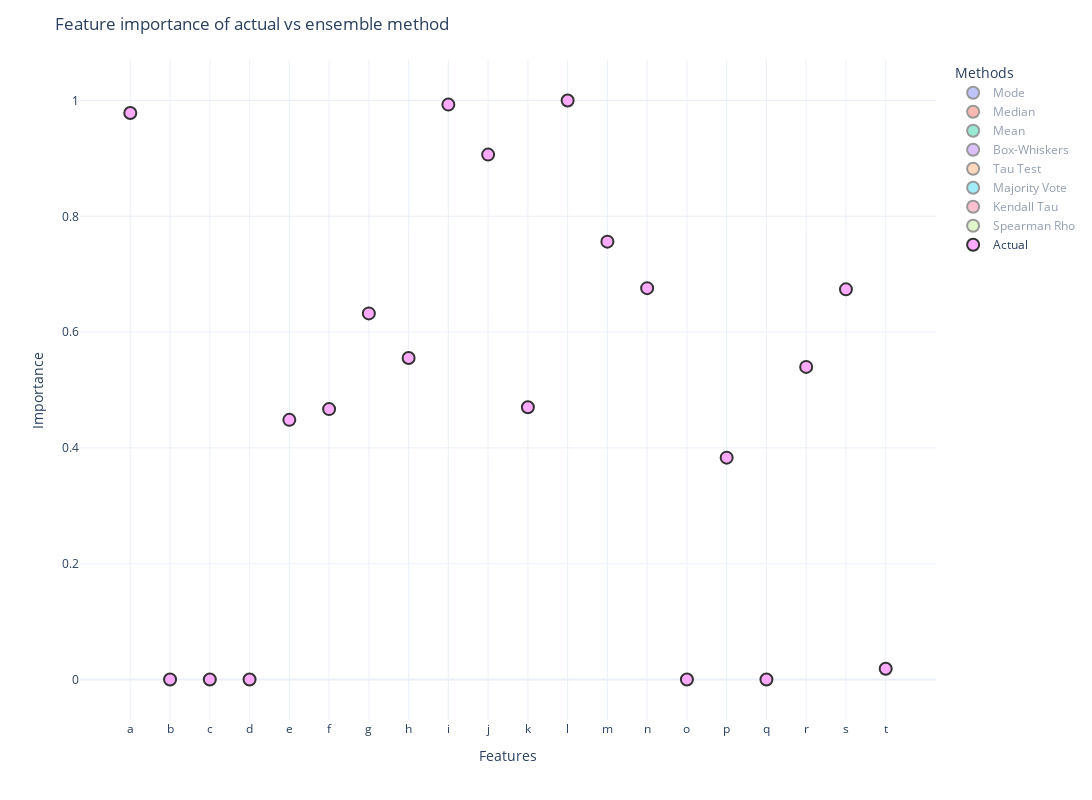

Here is the notebook cell this chart was saved with:
### Code cell
fig = px.scatter(df_results, x="Features", y="Importance", color="Methods")

fig.update_layout(
    template="plotly_white", title="Feature importance of actual vs ensemble method", width=1500, height=800,
)

fig.update_traces(marker=dict(size=12, line=dict(width=2, color="Black")), selector=dict(mode="markers"), opacity=0.8)

fig.write_html("results.html")
fig.show()

### Figure 1 — Plotly figure (JSON) as saved in the notebook; plotly's stock layout.template omitted (floating-point values rounded to 4 significant figures)
{"data": [{"hovertemplate": "Methods=Mode<br>Features=%{x}<br>Importance=%{y}<extra></extra>", "legendgroup": "Mode", "marker": {"color": "#636efa", "line": {"color": "Black", "width": 2}, "size": 12, "symbol": "circle"}, "mode": "markers", "name": "Mode", "opacity": 0.8, "showlegend": true, "type": "scatter", "visible": "legendonly", "x": ["a", "b", "c", "d", "e", "f", "g", "h", "i", "j", "k", "l", "m", "n", "o", "p", "q", "r", "s", "t"], "xaxis": "x", "y": [0, 0.1236, 0.04553, 0.11, 0.4371, 0.2479, 0.4718, 0.4456, 0, 1, 0.3045, 0, 0.5575, 0.5243, 0.02007, 0.2634, 0.006497, 0.3615, 0.6702, 0.0536], "yaxis": "y"}, {"hovertemplate": "Methods=Median<br>Features=%{x}<br>Importance=%{y}<extra></extra>", "legendgroup": "Median", "marker": {"color": "#EF553B", "line": {"color": "Black", "width": 2}, "size": 12, "symbol": "circle"}, "mode": "markers", "name": "Median", "opacity": 0.8, "showlegend": true, "type": "scatter", "visible": "legendonly", "x": ["a", "b", "c", "d", "e", "f", "g", "h", "i", "j", "k", "l", "m", "n", "o", "p", "q", "r", "s", "t"], "xaxis": "x", "y": [0.7813, 0.001215, 0.001759, 0.0004871, 0.2683, 0.1244, 0.2701, 0.3367, 1, 0.7694, 0.2197, 0.9253, 0.3955, 0.3402, 0.00553, 0.1623, 0, 0.2592, 0.4785, 0.001031], "yaxis": "y"}, {"hovertemplate": "Methods=Mean<br>Features=%{x}<br>Importance=%{y}<extra></extra>", "legendgroup": "Mean", "marker": {"color": "#00cc96", "line": {"color": "Black", "width": 2}, "size": 12, "symbol": "circle"}, "mode": "markers", "name": "Mean", "opacity": 0.8, "showlegend": true, "type": "scatter", "visible": "legendonly", "x": ["a", "b", "c", "d", "e", "f", "g", "h", "i", "j", "k", "l", "m", "n", "o", "p", "q", "r", "s", "t"], "xaxis": "x", "y": [0.7881, 0.08541, 0.02848, 0.07548, 0.3142, 0.1761, 0.3395, 0.3204, 1, 0.7249, 0.2174, 0.9278, 0.402, 0.3778, 0.009901, 0.1874, 0, 0.259, 0.4842, 0.03437], "yaxis": "y"}, {"hovertemplate": "Methods=Box-Whiskers<br>Features=%{x}<br>Importance=%{y}<extra></extra>", "legendgroup": "Box-Whiskers", "marker": {"color": "#ab63fa", "line": {"color": "Black", "width": 2}, "size": 12, "symbol": "circle"}, "mode": "markers", "name": "Box-Whiskers", "opacity": 0.8, "showlegend": true, "type": "scatter", "visible": "legendonly", "x": ["a", "b", "c", "d", "e", "f", "g", "h", "i", "j", "k", "l", "m", "n", "o", "p", "q", "r", "s", "t"], "xaxis": "x", "y": [0.7732, 0.0008271, 0, 0.0001815, 0.2402, 0.1733, 0.3336, 0.3149, 1, 0.7874, 0.2139, 0.9107, 0.3949, 0.3712, 0.01026, 0.1844, 0.0005473, 0.2546, 0.4756, 0.002599], "yaxis": "y"}, {"hovertemplate": "Methods=Tau Test<br>Features=%{x}<br>Importance=%{y}<extra></extra>", "legendgroup": "Tau Test", "marker": {"color": "#FFA15A", "line": {"color": "Black", "width": 2}, "size": 12, "symbol": "circle"}, "mode": "markers", "name": "Tau Test", "opacity": 0.8, "showlegend": true, "type": "scatter", "visible": "legendonly", "x": ["a", "b", "c", "d", "e", "f", "g", "h", "i", "j", "k", "l", "m", "n", "o", "p", "q", "r", "s", "t"], "xaxis": "x", "y": [0.7595, 0.0008118, 0, 0.0001781, 0.2357, 0.1701, 0.3275, 0.3091, 1, 0.7728, 0.2099, 0.9591, 0.3876, 0.4241, 0.006792, 0.181, 0.0005372, 0.2499, 0.4669, 0.002551], "yaxis": "y"}, {"hovertemplate": "Methods=Majority Vote<br>Features=%{x}<br>Importance=%{y}<extra></extra>", "legendgroup": "Majority Vote", "marker": {"color": "#19d3f3", "line": {"color": "Black", "width": 2}, "size": 12, "symbol": "circle"}, "mode": "markers", "name": "Majority Vote", "opacity": 0.8, "showlegend": true, "type": "scatter", "visible": "legendonly", "x": ["a", "b", "c", "d", "e", "f", "g", "h", "i", "j", "k", "l", "m", "n", "o", "p", "q", "r", "s", "t"], "xaxis": "x", "y": [0.82, 0.001364, 0, 0.2729, 0.2291, 0.1328, 0.2259, 0.3344, 1, 0.8093, 0.2081, 0.9806, 0.4837, 0.4165, 0.009108, 0.15, 0.001491, 0.1529, 0.4366, 0.05104], "yaxis": "y"}, {"hovertemplate": "Methods=Kendall Tau<br>Features=%{x}<br>Importance=%{y}<extra></extra>", "legendgroup": "Kendall Tau", "marker": {"color": "#FF6692", "line": {"color": "Black", "width": 2}, "size": 12, "symbol": "circle"}, "mode": "markers", "name": "Kendall Tau", "opacity": 0.8, "showlegend": true, "type": "scatter", "visible": "legendonly", "x": ["a", "b", "c", "d", "e", "f", "g", "h", "i", "j", "k", "l", "m", "n", "o", "p", "q", "r", "s", "t"], "xaxis": "x", "y": [0.796, 0.0008479, 0, 0.0001861, 0.2462, 0.2023, 0.3672, 0.3031, 1, 0.8072, 0.2238, 0.9731, 0.4163, 0.443, 0.007094, 0.2082, 0.001356, 0.2594, 0.4834, 0.002665], "yaxis": "y"}, {"hovertemplate": "Methods=Spearman Rho<br>Features=%{x}<br>Importance=%{y}<extra></extra>", "legendgroup": "Spearman Rho", "marker": {"color": "#B6E880", "line": {"color": "Black", "width": 2}, "size": 12, "symbol": "circle"}, "mode": "markers", "name": "Spearman Rho", "opacity": 0.8, "showlegend": true, "type": "scatter", "visible": "legendonly", "x": ["a", "b", "c", "d", "e", "f", "g", "h", "i", "j", "k", "l", "m", "n", "o", "p", "q", "r", "s", "t"], "xaxis": "x", "y": [0.796, 0.0008479, 0, 0.0001861, 0.2462, 0.2023, 0.3672, 0.3031, 1, 0.8072, 0.2238, 0.9731, 0.4163, 0.443, 0.007094, 0.2082, 0.001356, 0.2594, 0.4834, 0.002665], "yaxis": "y"}, {"hovertemplate": "Methods=Actual<br>Features=%{x}<br>Importance=%{y}<extra></extra>", "legendgroup": "Actual", "marker": {"color": "#FF97FF", "line": {"color": "Black", "width": 2}, "size": 12, "symbol": "circle"}, "mode": "markers", "name": "Actual", "opacity": 0.8, "showlegend": true, "type": "scatter", "visible": true, "x": ["a", "b", "c", "d", "e", "f", "g", "h", "i", "j", "k", "l", "m", "n", "o", "p", "q", "r", "s", "t"], "xaxis": "x", "y": [0.9784, 0, 0, 0, 0.4484, 0.467, 0.6323, 0.5553, 0.9929, 0.9065, 0.4703, 1, 0.7562, 0.6759, 0, 0.3832, 0, 0.5399, 0.6738, 0.01862], "yaxis": "y"}], "layout": {"height": 800, "legend": {"title": {"text": "Methods"}, "tracegroupgap": 0}, "margin": {"t": 60}, "title": {"text": "Feature importance of actual vs ensemble method"}, "width": 1500, "xaxis": {"anchor": "y", "autorange": true, "domain": [0, 1], "range": [-1.198, 20.2], "title": {"text": "Features"}, "type": "category"}, "yaxis": {"anchor": "x", "autorange": true, "domain": [0, 1], "range": [-0.06995, 1.07], "title": {"text": "Importance"}, "type": "linear"}}}
